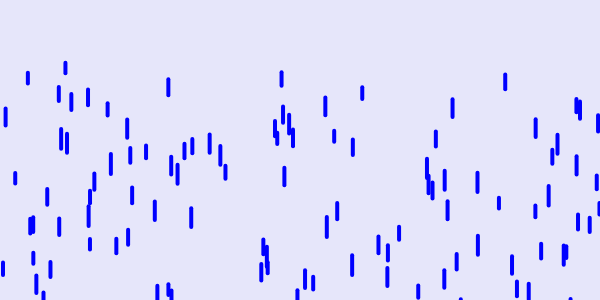
Frame 1 (no input)
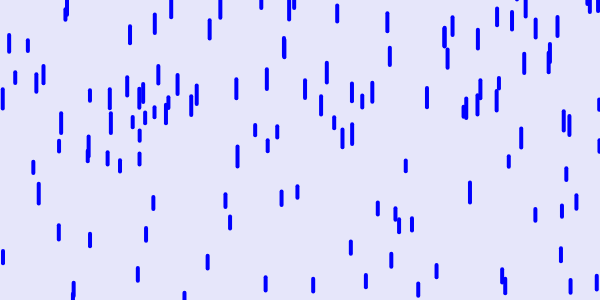
Frame 60 (no input)
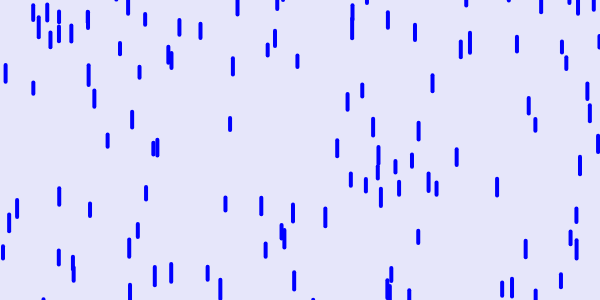
Frame 120 (the mouse pressed at the canvas centre since frame 60)

The p5.js sketch that drew these frames (run headless with seeded random() and noise() and a simulated clock; from frame 60 on, the mouse is pressed at the canvas centre):

// p5.js sketch
// ── sketch.js


var raindrops = [];

function setup() {
  createCanvas(600, 300);
  for (var i = 0; i < 190; i++) {
    raindrops[i] = new Drop();
  }
}

function draw() {
  background(230, 230, 250);
  for (var i = 0; i < raindrops.length; i++) {
    raindrops[i].fall();
    raindrops[i].display();
  }
}

// ── drop.js


class Drop {
  constructor(
    
  ){
    this.x = random(0,600);
    this.y = random(500, 50);
     this.z = random(0, 20);
    this.drops = map(this.z, 0, 20, 10, 20);
    this.yspeed = map(this.z, 0, 20, 10, 40);
  
  }
  
  fall() {
    this.y = this.y + this.yspeed;
    var gravity = map(this.z, 0, 20, 0, 0.2);
    this.yspeed = this.yspeed + gravity;

    if (this.y > height) {
      this.y = random(-200, -100);
      this.yspeed = map(this.z, 0, 20, 4, 10);
    }
  }

  display () {
    var waterdrop = map(this.z, 0, 20, 1, 3);
    strokeWeight(4);
    stroke("blue");
    line(this.x, this.y, this.x, this.y + this.drops);
  }
}
